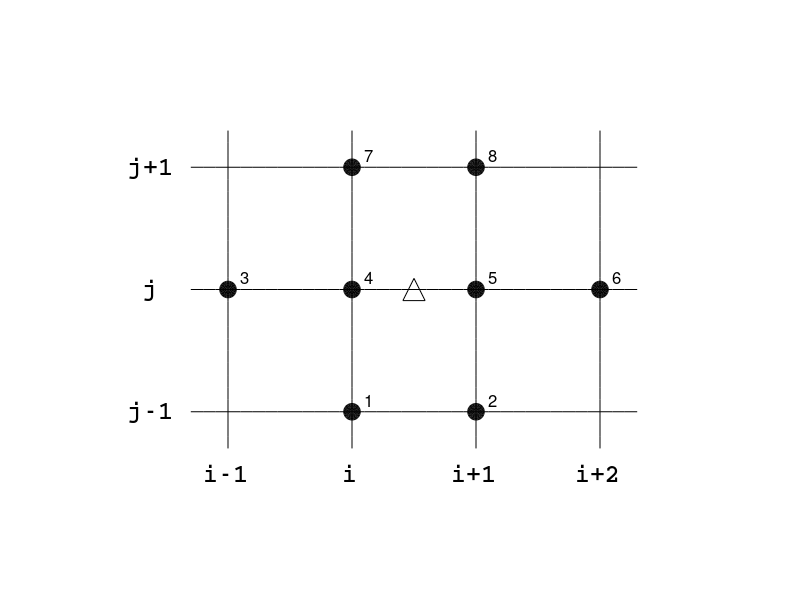

This figure's MATLAB source:
function lsdifffig
% LSDIFFFIG  make least-squares differencing illustration for staggered grid
% (appearance is tuned for Octave "print -dpdf")

hp = 0.1;

s = 0.3;
x = -1-s:hp:2+s;
xzero=zeros(size(x));
xone=ones(size(x));

y = -1-s:hp:1+s;
yzero=zeros(size(y));
yone=ones(size(y));

figure(1), clf
hold on
plot(x,-1*xone,'k',x,xzero,'k',x,1*xone,'k')
plot(-1*yone,y,'k',yzero,y,'k',1*yone,y,'k',2*yone,y,'k')
dot(-1,0)
dot(0,0)
dot(1,0)
dot(2,0)
dot(0,-1)
dot(0,1)
dot(1,-1)
dot(1,1)
dot(0.5,0,'^k',[16])
Q = 0.2;
R = 0.5;
txt(-1-Q,-1-R,'i-1')
txt(0-Q,-1-R,' i ')
txt(1-Q,-1-R,'i+1')
txt(2-Q,-1-R,'i+2')
R = 0.8;
txt(-1-R,-1,'j-1')
txt(-1-R,0,' j')
txt(-1-R,1,'j+1')
num(0,-1,1)
num(1,-1,2)
num(-1,0,3)
num(0,0,4)
num(1,0,5)
num(2,0,6)
num(0,1,7)
num(1,1,8)
hold off
axis([-2 3 -2 2]), axis off
end

  function dot(x,y,shape,sizes)
    if nargin < 3, shape='ok'; end
    if nargin < 4, sizes=1:1:12; end
    for k=1:length(sizes)
      plot(x,y,shape,'markersize',sizes(k))
    end
  end

  function txt(x,y,mystr)
    text(x,y,mystr,'fontsize',18,'fontname','Courier','fontweight','bold')
  end

  function num(i,j,N)
    r = 0.1; u = 0.1;
    text(i+r,j+u,num2str(N),'fontsize',12,'fontname','Helvetica')
  end

